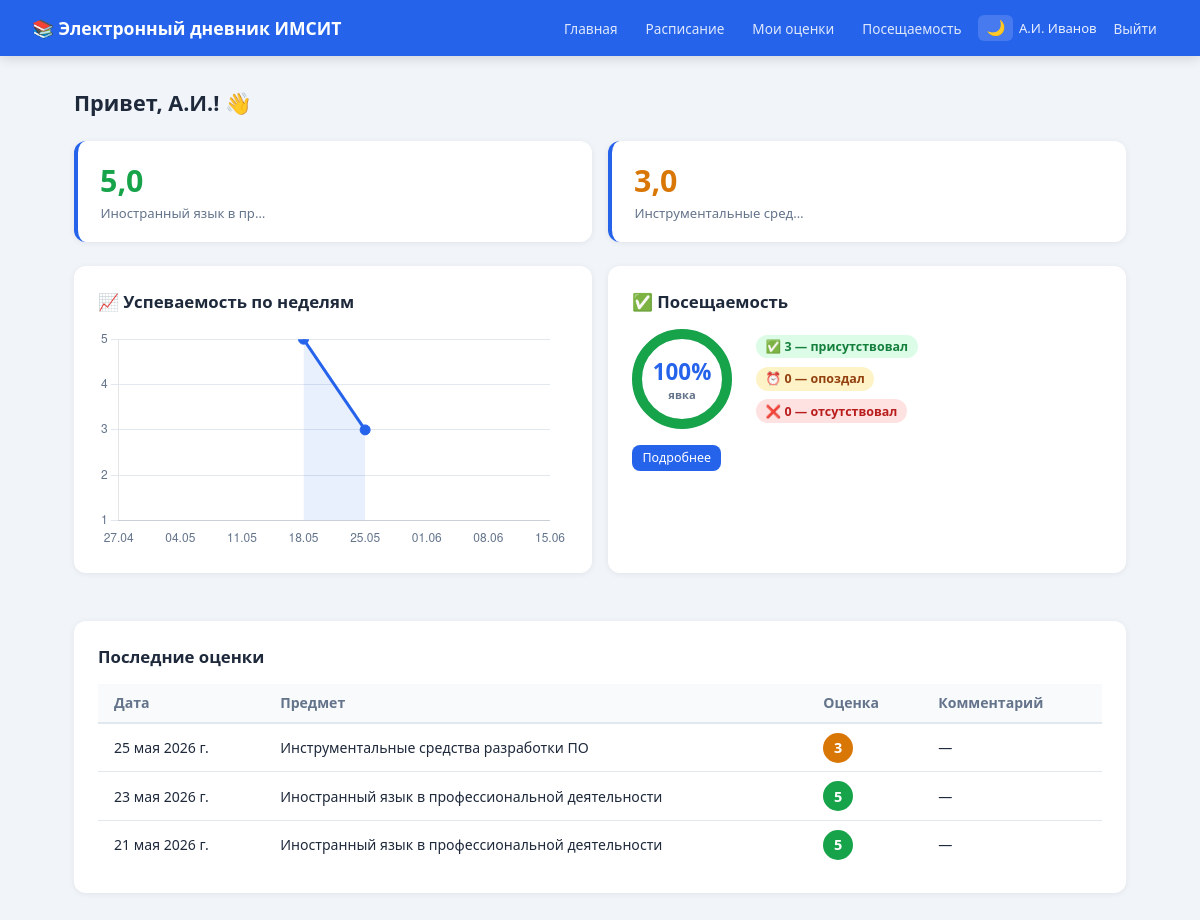
Screenshot of / (signed in) with the database file from the repository.
### users/models.py (models this page shows, shortened)
class User(AbstractUser):
    ROLE_ADMIN   = 'admin'
    ROLE_TEACHER = 'teacher'
    ROLE_STUDENT = 'student'
    ROLE_PARENT  = 'parent'
    ROLES = [
        (ROLE_ADMIN,   'Администратор'),
        (ROLE_TEACHER, 'Преподаватель'),
        (ROLE_STUDENT, 'Студент'),
        (ROLE_PARENT,  'Родитель'),
    ]
    role = models.CharField(
        max_length=10,
        choices=ROLES,
        default=ROLE_STUDENT,
        verbose_name='Роль'
    )
    class Meta:
        verbose_name = 'Пользователь'
        verbose_name_plural = 'Пользователи'
    @property
    def is_teacher(self):  return self.role == self.ROLE_TEACHER
    @property
    def is_student(self):  return self.role == self.ROLE_STUDENT

### journal/models.py (models this page shows, shortened)
class Grade(models.Model):
    GRADE_CHOICES = [(i, str(i)) for i in range(1, 6)]
    lesson  = models.ForeignKey(Lesson, on_delete=models.CASCADE, related_name='grades', verbose_name='Занятие')
    student = models.ForeignKey(
        settings.AUTH_USER_MODEL, on_delete=models.CASCADE,
        related_name='grades', verbose_name='Студент',
        limit_choices_to={'role': 'student'}
    )
    value      = models.PositiveSmallIntegerField(choices=GRADE_CHOICES, verbose_name='Оценка')
    comment    = models.CharField(max_length=255, blank=True, verbose_name='Комментарий')
    created_at = models.DateTimeField(auto_now_add=True)
    class Meta:
        verbose_name = 'Оценка'
        verbose_name_plural = 'Оценки'
        unique_together = ('lesson', 'student')

class Lesson(models.Model):
    classroom = models.ForeignKey(ClassRoom, on_delete=models.CASCADE, verbose_name='Группа')
    subject   = models.ForeignKey(Subject,   on_delete=models.CASCADE, verbose_name='Предмет')
    teacher   = models.ForeignKey(
        settings.AUTH_USER_MODEL, on_delete=models.CASCADE,
        related_name='lessons', verbose_name='Преподаватель',
        limit_choices_to={'role': 'teacher'}
    )
    date          = models.DateField(verbose_name='Дата')
    period_number = models.PositiveSmallIntegerField(default=1, verbose_name='Номер пары')
    topic         = models.CharField(max_length=255, blank=True, verbose_name='Тема занятия')
    homework      = models.TextField(blank=True, verbose_name='Домашнее задание')
    class Meta:
        verbose_name = 'Занятие'
        verbose_name_plural = 'Занятия'
        ordering = ['date', 'period_number']

class Subject(models.Model):
    name = models.CharField(max_length=200, verbose_name='Название')
    class Meta:
        verbose_name = 'Предмет'
        verbose_name_plural = 'Предметы'
        ordering = ['name']
    def __str__(self):
        return self.name

### journal/views.py (the view)
# urls.py: path('',                       views.home,          name='home'),
@login_required
def home(request):
    user = request.user
    context = {'user': user}
    if user.is_teacher:
        context['lessons'] = Lesson.objects.filter(teacher=user).order_by('-date')[:10]
        context['classes'] = ClassRoom.objects.filter(lesson__teacher=user).distinct()
        stats = []
        for cls in context['classes']:
            avg = Grade.objects.filter(lesson__classroom=cls, lesson__teacher=user).aggregate(a=Avg('value'))['a']
            stats.append({'name': cls.name, 'avg': round(avg, 1) if avg else '—'})
        context['class_stats'] = stats
    elif user.is_student:
        classrooms = user.classrooms.all()
        context['classrooms'] = classrooms
        context['grades']  = Grade.objects.filter(student=user).order_by('-lesson__date')[:20]
        avg = (Grade.objects.filter(student=user)
               .values('lesson__subject__name')
               .annotate(avg=Avg('value'))
               .order_by('lesson__subject__name'))
        context['avg_grades'] = avg
        from datetime import date, timedelta
        weeks = []
        for w in range(7, -1, -1):
            week_start = date.today() - timedelta(days=date.today().weekday() + w*7)
            week_end   = week_start + timedelta(days=6)
            avg_w = Grade.objects.filter(
                student=user, lesson__date__range=(week_start, week_end)
            ).aggregate(a=Avg('value'))['a']
            weeks.append({'label': week_start.strftime('%d.%m'), 'avg': round(avg_w, 2) if avg_w else None})
        context['chart_labels'] = json.dumps([w['label'] for w in weeks])
        context['chart_data']   = json.dumps([w['avg'] for w in weeks])
        att = Attendance.objects.filter(student=user)
        total   = att.count()
        present = att.filter(status='P').count()
        late    = att.filter(status='L').count()
        absent  = att.filter(status='A').count()
        context['att_total']   = total
        context['att_present'] = present
        context['att_late']    = late
        context['att_absent']  = absent
        context['att_pct']     = round((present + late) / total * 100) if total else 100
    elif user.is_admin or user.is_staff:
        context['total_students'] = User.objects.filter(role='student').count()
        context['total_teachers'] = User.objects.filter(role='teacher').count()
        context['total_lessons']  = Lesson.objects.count()
        context['classes']        = ClassRoom.objects.all()
    return render(request, 'journal/home.html', context)

### templates/journal/home.html (shortened to what this page needs)
{% extends "base.html" %}
{% block content %}
{% if user.is_staff or user.role == 'admin' %}
<div class="page-header"><h1>Панель администратора</h1></div>
<div class="stats-row">
  <div class="stat-card"><div class="num">{{ total_students }}</div><div class="lbl">Студентов</div></div>
  <div class="stat-card"><div class="num">{{ total_teachers }}</div><div class="lbl">Преподавателей</div></div>
  <div class="stat-card"><div class="num">{{ total_lessons }}</div><div class="lbl">Занятий</div></div>
</div>
<div class="card">
  <div class="card-title">Группы</div>
  <table>
    <thead><tr><th>Группа</th><th>Студентов</th><th></th></tr></thead>
    <tbody>
    {% for c in classes %}
    <tr>
      <td>{{ c.name }}</td>
      <td>{{ c.students.count }}</td>
      <td><a href="/group/{{ c.pk }}/stats/" class="btn btn-sm btn-primary">Статистика</a></td>
    </tr>
    {% empty %}<tr><td colspan="3" style="color:var(--muted)">Группы не добавлены</td></tr>
    {% endfor %}
    </tbody>
  </table>
</div>
{% elif user.is_student %}
<div class="page-header"><h1>Привет, {{ user.first_name|default:user.username }}! 👋</h1></div>
<div class="stats-row">
{% for a in avg_grades %}
  <div class="stat-card">
    <div class="num" style="color:{% if a.avg >= 4.5 %}#16a34a{% elif a.avg >= 3.5 %}#2563eb{% elif a.avg >= 2.5 %}#d97706{% else %}#dc2626{% endif %}">
      {{ a.avg|floatformat:1 }}
    </div>
    <div class="lbl">{{ a.lesson__subject__name|truncatechars:22 }}</div>
  </div>
{% empty %}
  <div class="stat-card"><div class="num">—</div><div class="lbl">Оценок ещё нет</div></div>
{% endfor %}
</div>
<div style="display:grid;grid-template-columns:1fr 1fr;gap:1rem;margin-bottom:1.5rem">
  <div class="card">
    <div class="card-title">📈 Успеваемость по неделям</div>
    <div class="chart-wrap">
      <canvas id="gradeChart"></canvas>
    </div>
  </div>
  <div class="card">
    <div class="card-title">✅ Посещаемость</div>
    <div class="ring-wrap">
      <div class="ring">
        <svg viewBox="0 0 100 100" width="100" height="100">
          <circle class="ring-bg" cx="50" cy="50" r="45"/>
          <circle class="ring-fill" cx="50" cy="50" r="45"
            stroke="{% if att_pct >= 80 %}#16a34a{% elif att_pct >= 60 %}#d97706{% else %}#dc2626{% endif %}"
            stroke-dasharray="282.7"
            stroke-dashoffset="{{ att_pct|default:100 }}"
            id="ringFill"/>
        </svg>
        <div class="ring-text">
          <span class="big">{{ att_pct }}%</span>
          <span class="small">явка</span>
        </div>
      </div>
      <div>
        <div style="margin-bottom:.5rem"><span class="att-badge att-P">✅ {{ att_present }} — присутствовал</span></div>
        <div style="margin-bottom:.5rem"><span class="att-badge att-L">⏰ {{ att_late }} — опоздал</span></div>
        <div><span class="att-badge att-A">❌ {{ att_absent }} — отсутствовал</span></div>
      </div>
    </div>
    <a href="/attendance/" class="btn btn-sm btn-primary" style="margin-top:1rem">Подробнее</a>
  </div>
</div>
<div class="card">
  <div class="card-title">Последние оценки</div>
  <table>
    <thead><tr><th>Дата</th><th>Предмет</th><th>Оценка</th><th>Комментарий</th></tr></thead>
    <tbody>
    {% for g in grades %}
    <tr>
      <td>{{ g.lesson.date }}</td>
      <td>{{ g.lesson.subject }}</td>
      <td><span class="badge badge-{{ g.value }}">{{ g.value }}</span></td>
      <td>{{ g.comment|default:"—" }}</td>
    </tr>
    {% empty %}<tr><td colspan="4" style="color:var(--muted)">Оценок пока нет</td></tr>
    {% endfor %}
    </tbody>
  </table>
</div>
<script>
// График успеваемости
const labels = {{ chart_labels|safe }};
const data   = {{ chart_data|safe }};
const isDark = document.documentElement.getAttribute('data-theme') === 'dark';
const textColor = isDark ? '#94a3b8' : '#64748b';
new Chart(document.getElementById('gradeChart'), {
  type: 'line',
  data: {
    labels,
    datasets: [{
      label: 'Средний балл',
      data,
      borderColor: '#2563eb',
      backgroundColor: 'rgba(37,99,235,.1)',
      tension: 0.4,
      fill: true,
      pointBackgroundColor: '#2563eb',
      pointRadius: 5,
      pointHoverRadius: 7,
      spanGaps: true,
    }]
  },
  options: {
    responsive: true,
    maintainAspectRatio: false,
    plugins: { legend: { display: false } },
    scales: {
      y: { min: 1, max: 5, ticks: { stepSize: 1, color: textColor }, grid: { color: isDark ? '#334155' : '#e2e8f0' } },
      x: { ticks: { color: textColor }, grid: { display: false } }
    }
  }
});
// Кольцо посещаемости
const pct = {{ att_pct|default:100 }};
const circumference = 282.7;
const offset = circumference - (pct / 100) * circumference;
document.getElementById('ringFill').style.strokeDashoffset = offset;
</script>
{% endif %}
{% endblock %}

### templates/base.html (shortened to what this page needs)
<!DOCTYPE html>
<html lang="ru" data-theme="light">
<head>
  <link rel="stylesheet" href="/static/css/style.css">
</head>
<body>
<nav class="navbar">
  <a class="navbar-brand" href="/">📚 Электронный дневник ИМСИТ</a>
  <div class="navbar-nav">
    <a href="/">Главная</a>
    <a href="/schedule/">Расписание</a>
    {% if user.is_student %}
      <a href="/grades/">Мои оценки</a>
      <a href="/attendance/">Посещаемость</a>
    {% endif %}
    <button class="theme-toggle" onclick="toggleTheme()" title="Сменить тему">🌙</button>
    <span class="navbar-user">
      {{ user.get_full_name|default:user.username }}
    </span>
    <a href="/logout/">Выйти</a>
  </div>
</nav>
<div class="container animate-in">
  {% block content %}{% endblock %}
</div>
</body>
</html>

### static/css/style.css (style rules this page uses)
:root, [data-theme="light"] { --primary: #2563eb; --primary-dark: #1d4ed8; --success: #16a34a; --danger: #dc2626; --warning: #d97706; --bg: #f1f5f9; --card: #ffffff; --text: #1e293b; --muted: #64748b; --border: #e2e8f0; --navbar-bg: #2563eb; --table-header: #f8fafc; --table-hover: #f0f4ff; --input-bg: #ffffff; }
* { box-sizing: border-box; margin: 0; padding: 0; }
body { font-family: 'Segoe UI', Arial, sans-serif; background: var(--bg); color: var(--text); min-height: 100vh; transition: background .3s, color .3s; }
.animate-in { animation: fadeIn .5s ease both; }
.card, .stat-card { opacity: 0; transform: translateY(16px); transition: opacity .4s ease, transform .4s ease, box-shadow .2s; }
.card.visible, .stat-card.visible { opacity: 1; transform: translateY(0); }
.navbar { background: var(--navbar-bg); color: #fff; padding: 0 2rem; display: flex; align-items: center; justify-content: space-between; height: 56px; box-shadow: 0 2px 12px rgba(0,0,0,.15); position: sticky; top: 0; z-index: 100; }
.navbar-brand { font-size: 1.1rem; font-weight: 700; color: #fff; text-decoration: none; }
.navbar-nav { display: flex; gap: .35rem; align-items: center; flex-wrap: wrap; }
.navbar-nav a { color: rgba(255,255,255,.85); text-decoration: none; padding: .3rem .7rem; border-radius: 6px; font-size: .85rem; transition: background .15s, color .15s; }
.navbar-user { font-size: .82rem; opacity: .9; display: flex; align-items: center; gap: .35rem; }
.theme-toggle { background: rgba(255,255,255,.15); border: none; border-radius: 6px; padding: .28rem .5rem; font-size: .95rem; cursor: pointer; transition: background .15s; }
.container { max-width: 1100px; margin: 2rem auto; padding: 0 1.5rem; }
.card { background: var(--card); border-radius: 12px; box-shadow: 0 1px 6px rgba(0,0,0,.07); padding: 1.5rem; margin-bottom: 1.5rem; }
.card-title { font-size: 1.05rem; font-weight: 600; margin-bottom: 1rem; }
.stats-row { display: grid; grid-template-columns: repeat(auto-fit, minmax(160px, 1fr)); gap: 1rem; margin-bottom: 1.5rem; }
.stat-card { background: var(--card); border-radius: 12px; padding: 1.2rem 1.4rem; box-shadow: 0 1px 6px rgba(0,0,0,.07); border-left: 4px solid var(--primary); }
.stat-card .num { font-size: 1.9rem; font-weight: 700; color: var(--primary); animation: countUp .6s ease both; }
.stat-card .lbl { font-size: .82rem; color: var(--muted); margin-top: .2rem; }
table { width: 100%; border-collapse: collapse; font-size: .88rem; }
th { background: var(--table-header); color: var(--muted); font-weight: 600; text-align: left; padding: .6rem 1rem; border-bottom: 2px solid var(--border); }
td { padding: .55rem 1rem; border-bottom: 1px solid var(--border); vertical-align: middle; }
tr:last-child td { border-bottom: none; }
tr { transition: background .15s; }
.badge { display: inline-flex; align-items: center; justify-content: center; width: 30px; height: 30px; border-radius: 50%; font-weight: 700; font-size: .9rem; color: #fff; transition: transform .2s; }
.badge-5 { background: var(--success); }
.badge-3 { background: var(--warning); }
.att-badge { display: inline-block; padding: .2rem .6rem; border-radius: 20px; font-size: .78rem; font-weight: 600; }
.att-P { background: #dcfce7; color: #15803d; }
.att-A { background: #fee2e2; color: #b91c1c; }
.att-L { background: #fef3c7; color: #92400e; }
.btn { display: inline-block; padding: .48rem 1.05rem; border-radius: 8px; font-size: .88rem; font-weight: 500; cursor: pointer; border: none; text-decoration: none; transition: transform .15s, opacity .15s, box-shadow .15s; }
.btn-primary { background: var(--primary); color: #fff; }
.btn-sm { padding: .28rem .65rem; font-size: .78rem; }
.page-header { display: flex; align-items: center; justify-content: space-between; margin-bottom: 1.5rem; }
.page-header h1 { font-size: 1.35rem; font-weight: 700; }
.chart-wrap { position: relative; height: 220px; }
.ring-wrap { display: flex; align-items: center; gap: 1.5rem; flex-wrap: wrap; }
.ring { width: 100px; height: 100px; position: relative; }
.ring svg { transform: rotate(-90deg); }
.ring-text { position: absolute; inset: 0; display: flex; flex-direction: column; align-items: center; justify-content: center; font-weight: 700; }
.ring-text .big { font-size: 1.4rem; color: var(--primary); }
.ring-text .small { font-size: .7rem; color: var(--muted); }

### rows the page displays
User: get_full_name "А.И. Иванов", first_name "А.И."
Grade: lesson "25 мая 2026 г.", lesson.subject "Инструментальные средства разработки ПО", value "3", comment "—"
Grade: lesson "23 мая 2026 г.", lesson.subject "Иностранный язык в профессиональной деятельности", value "5", comment "—"
Grade: lesson "21 мая 2026 г.", lesson.subject "Иностранный язык в профессиональной деятельности", value "5", comment "—"

### other values shown
{{ a.avg|floatformat:1 }} "5,0" "3,0"
{{ a.lesson__subject__name|truncatechars:22 }} "Иностранный язык в пр…" "Инструментальные сред…"
{{ att_pct }} "100"
{{ att_present }} "3"
{{ att_late }} "0"
{{ att_absent }} "0"
chart data {{ chart_labels|safe }} ["27.04", "04.05", "11.05", "18.05", "25.05", "01.06", "08.06", "15.06"]
